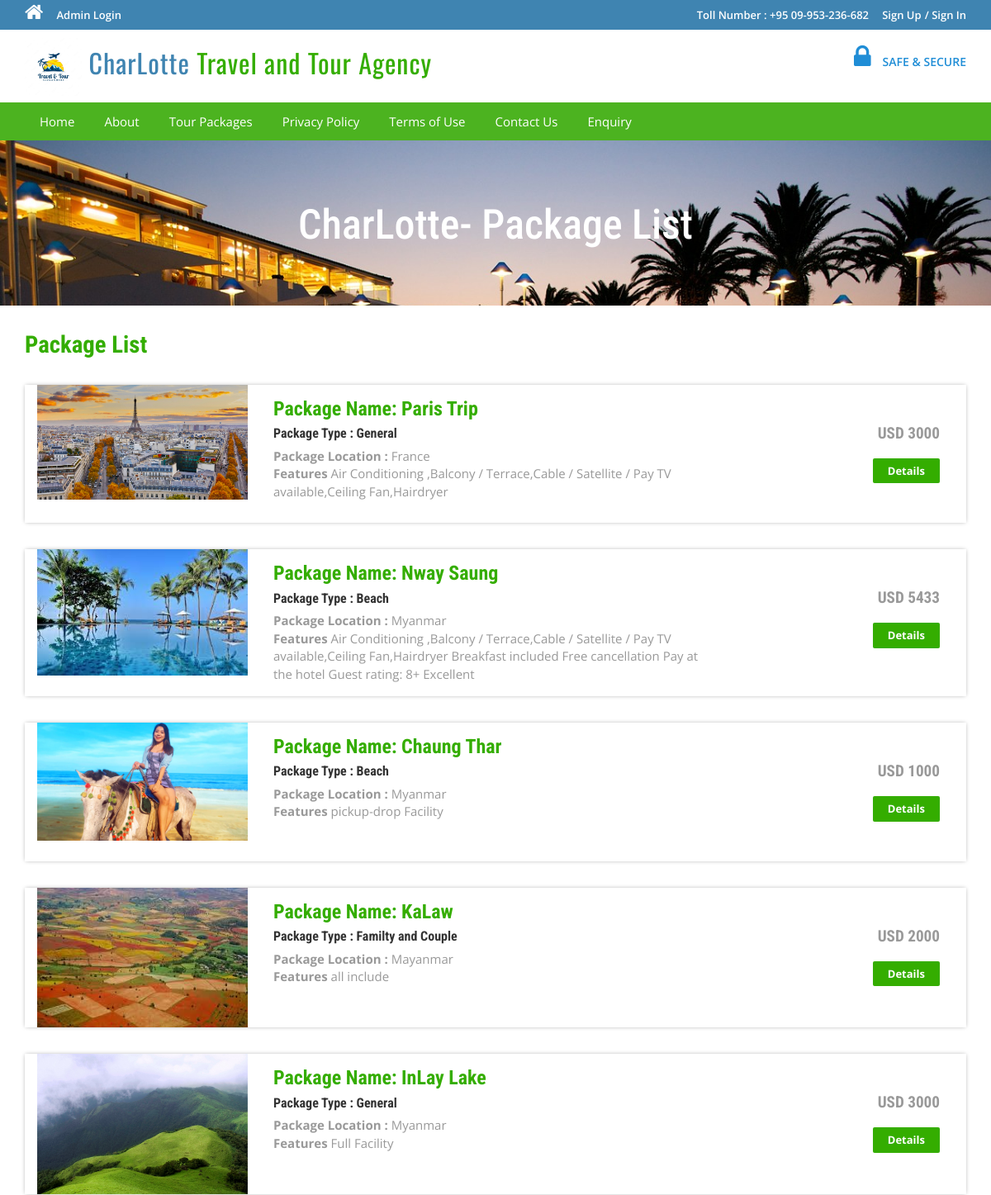
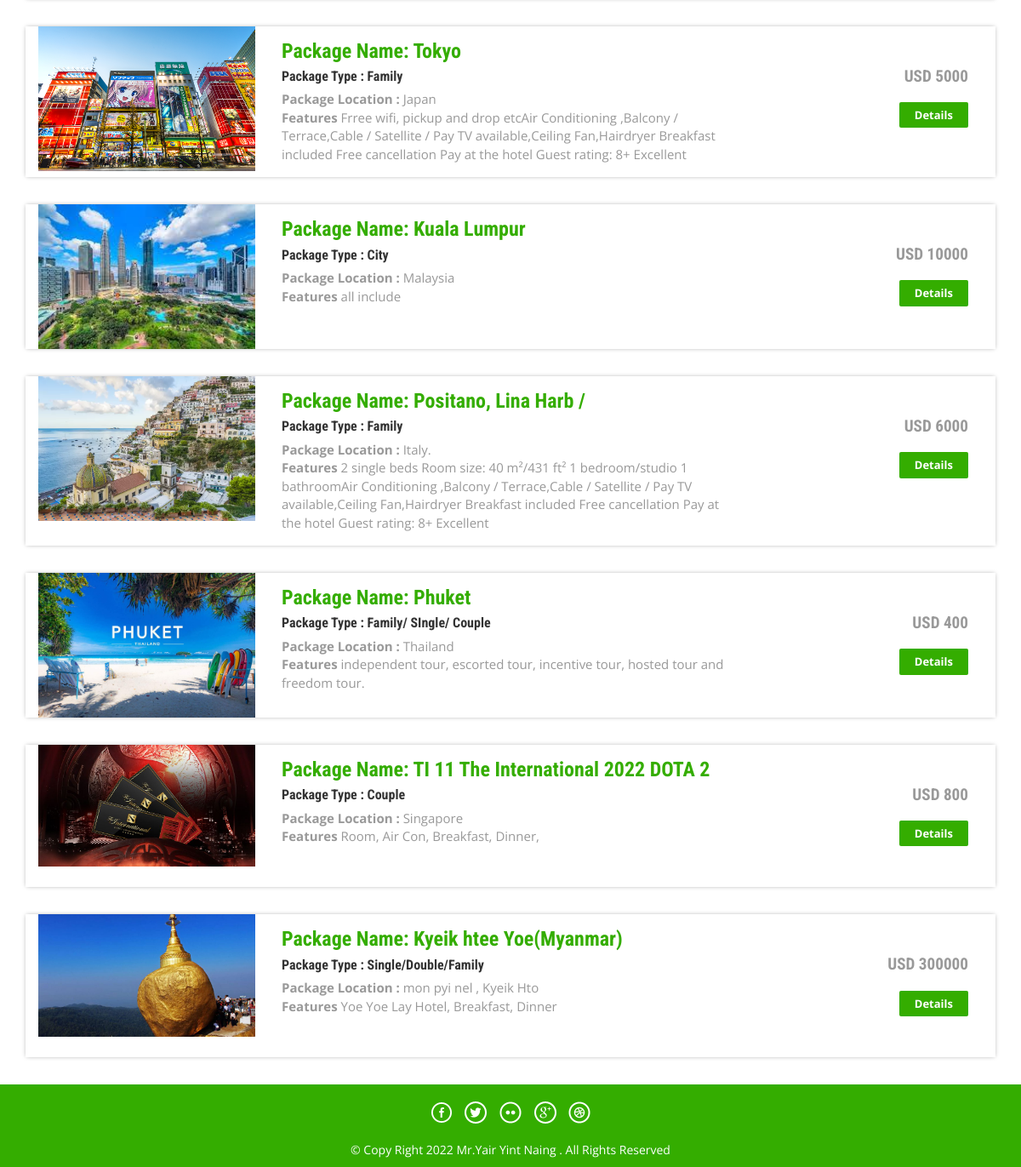
The app's page /package-list.php with its own data (2 pictures, top to bottom).
### tables this page shows
CREATE TABLE `tbltourpackages` (
  `PackageId` int(11) NOT NULL,
  `PackageName` varchar(200) DEFAULT NULL,
  `PackageType` varchar(150) DEFAULT NULL,
  `PackageLocation` varchar(100) DEFAULT NULL,
  `PackagePrice` int(11) DEFAULT NULL,
  `PackageFetures` varchar(255) DEFAULT NULL,
  `PackageDetails` mediumtext DEFAULT NULL,
  `PackageImage` varchar(100) DEFAULT NULL,
  `Creationdate` timestamp NULL DEFAULT current_timestamp(),
  `UpdationDate` timestamp NULL DEFAULT NULL ON UPDATE current_timestamp()
);

### package-list.php (the view, shortened to what this page needs)
<?php
include('includes/config.php');
?>
<!DOCTYPE HTML>
<html>
<head>
<link href="css/bootstrap.css" rel='stylesheet' type='text/css' />
<link href="css/style.css" rel='stylesheet' type='text/css' />
<link href="css/font-awesome.css" rel="stylesheet">
<link href="css/animate.css" rel="stylesheet" type="text/css" media="all">
</head>
<body>
<?php include('includes/header.php');?>
<div class="banner-3">
	<div class="container">
		<h1 class="wow zoomIn animated animated" data-wow-delay=".5s" style="visibility: visible; animation-delay: 0.5s; animation-name: zoomIn;"> CharLotte- Package List</h1>
	</div>
</div>
<div class="rooms">
	<div class="container">
		<div class="room-bottom">
			<h3>Package List</h3>
<?php $sql = "SELECT * from tbltourpackages";
$query = $dbh->prepare($sql);
$query->execute();
$results=$query->fetchAll(PDO::FETCH_OBJ);
if($query->rowCount() > 0)
{
foreach($results as $result)
{	?>
			<div class="rom-btm">
				<div class="col-md-3 room-left wow fadeInLeft animated" data-wow-delay=".5s">
					<img src="admin/pacakgeimages/<?php echo htmlentities($result->PackageImage);?>" class="img-responsive" alt="">
				</div>
				<div class="col-md-6 room-midle wow fadeInUp animated" data-wow-delay=".5s">
					<h4>Package Name: <?php echo htmlentities($result->PackageName);?></h4>
					<h6>Package Type : <?php echo htmlentities($result->PackageType);?></h6>
					<p><b>Package Location :</b> <?php echo htmlentities($result->PackageLocation);?></p>
					<p><b>Features</b> <?php echo htmlentities($result->PackageFetures);?></p>
				</div>
				<div class="col-md-3 room-right wow fadeInRight animated" data-wow-delay=".5s">
					<h5>USD <?php echo htmlentities($result->PackagePrice);?></h5>
					<a href="package-details.php?pkgid=<?php echo htmlentities($result->PackageId);?>" class="view">Details</a>
				</div>
				<div class="clearfix"></div>
			</div>
<?php }} ?>
		</div>
	</div>
</div>
<?php include('includes/footer.php');?>
</body>
</html>

### includes/header.php (shortened to what this page needs)
<?php if($_SESSION['login'])
{?>
<div class="top-header">
	<div class="container">
		<ul class="tp-hd-lft wow fadeInLeft animated" data-wow-delay=".5s">
			<li class="hm"><a href="index.html"><i class="fa fa-home"></i></a></li>
			<li class="prnt"><a href="profile.php">My Profile</a></li>
				<li class="prnt"><a href="change-password.php">Change Password</a></li>
			<li class="prnt"><a href="tour-history.php">My Tour History</a></li>
			<li class="prnt"><a href="issuetickets.php">Issue Tickets</a></li>
		</ul>
		<ul class="tp-hd-rgt wow fadeInRight animated" data-wow-delay=".5s">
			<li class="tol">Welcome :</li>
			<li class="sig"><?php echo htmlentities($_SESSION['login']);?></li>
			<li class="sigi"><a href="logout.php" >/ Logout</a></li>
        </ul>
		<div class="clearfix"></div>
	</div>
</div><?php } else {?>
<div class="top-header">
	<div class="container">
		<ul class="tp-hd-lft wow fadeInLeft animated" data-wow-delay=".5s">
			<li class="hm"><a href="index.php"><i class="fa fa-home"></i></a></li>
				<li class="hm"><a href="admin/index.php">Admin Login</a></li>
		</ul>
		<ul class="tp-hd-rgt wow fadeInRight animated" data-wow-delay=".5s">
			<li class="tol">Toll Number : +95 09-953-236-682</li>
			<li class="sig"><a href="#" data-toggle="modal" data-target="#myModal" >Sign Up</a></li>
			<li class="sigi"><a href="#" data-toggle="modal" data-target="#myModal4" >/ Sign In</a></li>
        </ul>
		<div class="clearfix"></div>
	</div>
</div>
<?php }?>
<div class="header">
	<div class="container">
		<div class="logo wow fadeInDown animated" data-wow-delay=".5s">
			<a href="index.php"> <img src="./images./logo.jpg" alt="fail" width="14%" height="70px"> CharLotte <span>Travel and Tour Agency</span></a>
		</div>
		<div class="lock fadeInDown animated" data-wow-delay=".5s">
			<li><i class="fa fa-lock"></i></li>
            <li><div class="securetxt">SAFE &amp; SECURE </div></li>
		</div>
		<div class="clearfix"></div>
	</div>
</div>
<div class="footer-btm wow fadeInLeft animated" data-wow-delay=".5s">
	<div class="container">
	<div class="navigation">
			<nav class="navbar navbar-default">
				<div class="collapse navbar-collapse nav-wil" id="bs-example-navbar-collapse-1">
					<nav class="cl-effect-1">
						<ul class="nav navbar-nav">
							<li><a href="index.php">Home</a></li>
							<li><a href="page.php?type=aboutus">About</a></li>
								<li><a href="package-list.php">Tour Packages</a></li>
								<li><a href="page.php?type=privacy">Privacy Policy</a></li>
								<li><a href="page.php?type=terms">Terms of Use</a></li>
								<li><a href="page.php?type=contact">Contact Us</a></li>
								<?php if($_SESSION['login'])
{?>
								<li>Need Help?<a href="#" data-toggle="modal" data-target="#myModal3"> / Write Us </a>  </li>
								<?php } else { ?>
								<li><a href="enquiry.php"> Enquiry </a>  </li>
								<?php } ?>
								<div class="clearfix"></div>
						</ul>
					</nav>
				</div>
			</nav>
		</div>
	</div>
</div>

### includes/footer.php
<div class="copy-right">
	<div class="container">
		<div class="footer-social-icons wow fadeInDown animated animated" data-wow-delay=".5s" style="visibility: visible; animation-delay: 0.5s; animation-name: fadeInDown;">
			<ul>
				<li><a class="facebook" href="#"><span>Facebook</span></a></li>
				<li><a class="twitter" href="#"><span>Twitter</span></a></li>
				<li><a class="flickr" href="#"><span>Flickr</span></a></li>
				<li><a class="googleplus" href="#"><span>Google+</span></a></li>
				<li><a class="dribbble" href="#"><span>Dribbble</span></a></li>
			</ul>
		</div>
		<p class="wow zoomIn animated animated" data-wow-delay=".5s" style="visibility: visible; animation-delay: 0.5s; animation-name: zoomIn;">© Copy Right 2022 Mr.Yair Yint Naing . All Rights Reserved </p>
	</div>
</div>

### css/style.css (style rules this page uses)
html, body { font-size: 100%; background: #fff; font-family: 'Open Sans', sans-serif; }
body a,.grid_1,plan_1,plan_1.one,plan_1.two,i.icon1, i.icon2, i.icon3, i.icon4, i.icon5, i.icon6 { transition:0.5s all; -webkit-transition:0.5s all; -moz-transition:0.5s all; -o-transition:0.5s all; -ms-transition:0.5s all; }
h1,h2,h3,h4,h5,h6 { margin:0; font-family: 'Roboto Condensed', sans-serif; }
p { margin:0; }
ul { margin:0; padding:0; }
.logo a { color: #3F84B1; letter-spacing: 1px; font-size: 2em; font-weight: 400; display: block; text-decoration: none; font-family: 'Oswald', sans-serif; }
.logo span { color:#34ad00; }
i.fa.fa-home { font-size: 24px; }
.top-header { background-color: #3F84B1; border-bottom: 0 none; height: 36px; line-height: 35px; }
ul.tp-hd-lft { float: left; }
ul.tp-hd-lft li { display: inline-block; }
li.hm,li.prnt { margin-right: 12px; }
ul.tp-hd-lft a { font-size: 13px; font-weight: 600; color:#fff; }
ul.tp-hd-rgt { float:right; }
ul.tp-hd-rgt li { display: inline-block; font-size: 13px; font-weight: 600; color:#fff; }
ul.tp-hd-rgt a { font-size: 13px; font-weight: 600; color:#fff; }
li.ned,li.wrt,li.tol { margin-right: 12px; }
.header { background-color: #fff; margin: 0; padding: 10px 0 8px; }
.logo a { display: block; }
.logo { float: left; margin-right: 60px; }
.lock { float: right; margin-top: 7px; }
.securetxt { color: #1f8dd6; line-height: 18px; margin-top: 0px; font-size: 14px; font-weight:600; }
.lock li { display: inline-block; }
i.fa.fa-lock { color:#1f8dd6; font-size: 2em; padding-right: 10px; }
.footer-btm li { display: inline-block; margin: 0 10px; font-size: 14px; color: #fff; }
.footer-btm li a { font-size: 15px; color: #fff; display: inline-block; padding: 5px 8px; }
.footer-btm { background:#4CB320; padding: 0.5em 0; text-align:center; }
.copy-right p { color:#fff; font-size:14px; line-height: 1.8em; }
.copy-right { background:#34ad00; text-align: center; padding: 0.5em 0; }
a.view { padding: 6px 18px; font-weight: 700; color: #fff; background-color: #34ad00; border: 0; font-size: 13px; border-radius: 2px; -webkit-transition: all .2s; -moz-transition: all .2s; transition: all .2s; margin-top: 20px; display: inline-block; }
.banner-3 { background: url(../images/6.jpg)no-repeat; background-size: cover; -webkit-background-size: cover; -o-background-size: cover; -ms-background-size: cover; -moz-background-size: cover; min-height:200px; }
.banner-3 h1 { font-size: 50px; margin-bottom: 40px; padding: 1.5em 0 0; text-align: center; color: #fff; }
.rom-btm { margin-top: 2em; box-shadow: 0px 0px 5px -1px rgba(0, 0, 0, 0.37); }
.room-bottom h3 { font-size: 1.8em; font-weight: 700; color: #34ad00; }
.room-bottom { padding: 2em 0; }
.rom-btm h4 { font-size: 1.5em; font-weight: 700; color: #34ad00; }
.rom-btm p { font-size: 15px; color: #999; }
.rom-btm h6 { font-size: 1em; font-weight: 700; margin: 0.5em 0; }
.room-right { text-align: right; padding: 3em 2em; }
.room-midle { padding: 1em; }
.rom-btm h5 { font-size: 1.2em; font-weight: 700; color: #999; }
.footer-social-icons ul li { display:inline-block; margin:0 0.2em; }
.footer-social-icons ul li a { width:30px; height:30px; background:url('../images/img-sprite.png') no-repeat 0px 0px; display:inline-block; position: relative; }
.footer-social-icons ul li a.facebook { background-position:0px 0px; }
.footer-social-icons ul li a.twitter { background-position:-30px 0px; }
.footer-social-icons ul li a.flickr { background-position:-60px 0px; }
.footer-social-icons ul li a.googleplus { background-position:-90px 0px; }
.footer-social-icons ul li a.dribbble { background-position:-120px 0px; }
.footer-social-icons { margin: 10px 0 10px; }
.navbar-default { background-color: #4CB320 !important; border-color: #4CB320 !important; }
.navbar { min-height: 0px !important; margin-bottom:0px !important; border-radius:0px !important; border: none !important; }
ul.nav.navbar-nav li a { font-size: 15px ; color: #fff; display: inline-block; padding: 5px 8px; }
.navbar-collapse { padding-right: 0px !important; padding-left: 0px !important; }

### records on screen
tbltourpackages: PackageImage (picture), PackageName "Paris Trip", PackageType "General", PackageLocation "France", PackageFetures "Air Conditioning ,Balcony / Terrace,Cable / Satellite / Pay TV available,Ceiling Fan,Hairdryer", PackagePrice "3000"
tbltourpackages: PackageImage (picture), PackageName "Nway Saung", PackageType "Beach", PackageLocation "Myanmar", PackageFetures "Air Conditioning ,Balcony / Terrace,Cable / Satellite / Pay TV available,Ceiling Fan,Hairdryer Breakfast included Free cancellation Pay at the hotel Guest rating: 8+ Excellent", PackagePrice "5433"
tbltourpackages: PackageImage (placeholder picture), PackageName "Chaung Thar", PackageType "Beach", PackageLocation "Myanmar", PackageFetures "pickup-drop Facility", PackagePrice "1000"
tbltourpackages: PackageImage (picture), PackageName "KaLaw", PackageType "Familty and Couple", PackageLocation "Mayanmar", PackageFetures "all include", PackagePrice "2000"
tbltourpackages: PackageImage (picture), PackageName "InLay Lake", PackageType "General", PackageLocation "Myanmar", PackageFetures "Full Facility", PackagePrice "3000"
tbltourpackages: PackageImage (picture), PackageName "Tokyo", PackageType "Family", PackageLocation "Japan", PackageFetures "Frree wifi, pickup and drop etcAir Conditioning ,Balcony / Terrace,Cable / Satellite / Pay TV available,Ceiling Fan,Hairdryer Breakfast included Free cancellation Pay at the hotel Guest rating: 8+ Excellent", PackagePrice "5000"
tbltourpackages: PackageImage (picture), PackageName "Kuala Lumpur", PackageType "City", PackageLocation "Malaysia", PackageFetures "all include", PackagePrice "10000"
tbltourpackages: PackageImage (picture), PackageName "Positano, Lina Harb /", PackageType "Family", PackageLocation "Italy.", PackageFetures "2 single beds Room size: 40 m²/431 ft² 1 bedroom/studio 1 bathroomAir Conditioning ,Balcony / Terrace,Cable / Satellite / Pay TV available,Ceiling Fan,Hairdryer Breakfast included Free cancellation Pay at the hotel Guest rating: 8+ Excellent", PackagePrice "6000"
tbltourpackages: PackageImage (picture), PackageName "Phuket", PackageType "Family/ SIngle/ Couple", PackageLocation "Thailand", PackageFetures "independent tour, escorted tour, incentive tour, hosted tour and freedom tour.", PackagePrice "400"
tbltourpackages: PackageImage (picture), PackageName "TI 11 The International 2022 DOTA 2", PackageType "Couple", PackageLocation "Singapore", PackageFetures "Room, Air Con, Breakfast, Dinner,", PackagePrice "800"
tbltourpackages: PackageImage (picture), PackageName "Kyeik htee Yoe(Myanmar)", PackageType "Single/Double/Family", PackageLocation "mon pyi nel , Kyeik Hto", PackageFetures "Yoe Yoe Lay Hotel, Breakfast, Dinner", PackagePrice "300000"
